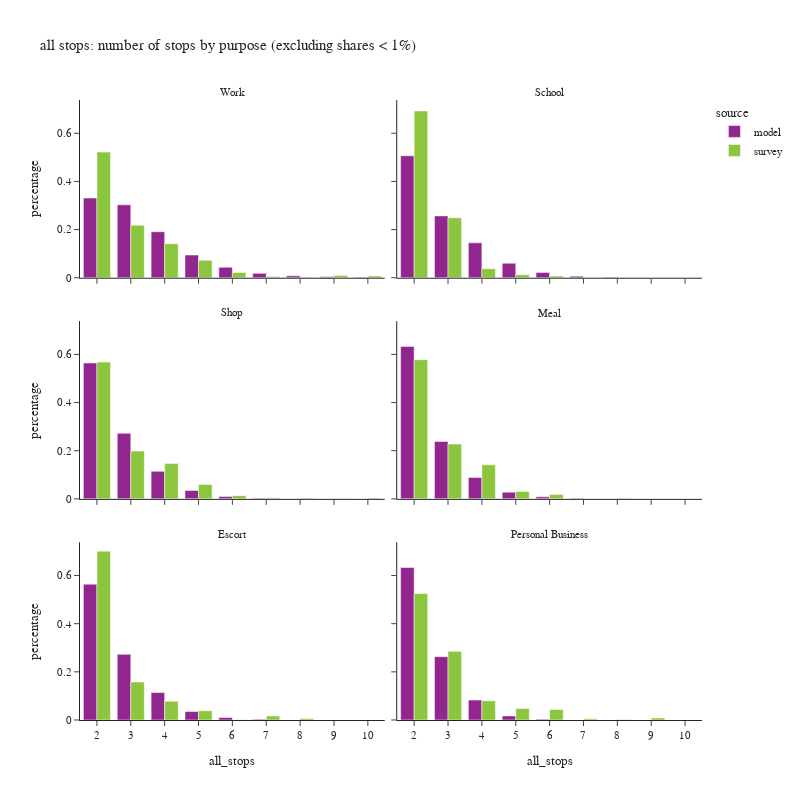

The code cell stored with this chart in its notebook:
### Code cell
df_plot = df_tour.groupby(['all_stops','pdpurp_label','source'])['toexpfac'].sum().reset_index()
df_plot['percentage'] = df_plot.groupby(['pdpurp_label','source'], group_keys=False)['toexpfac']. \
    apply(lambda x: x / float(x.sum()))
df_plot2 = df_plot.loc[(df_plot['percentage'] > 0.001) & (df_plot['all_stops'] <= 10)]

fig = px.bar(df_plot2.sort_values(['source','pdpurp_label']),
             x="all_stops", y="percentage", color="source",barmode="group",
             facet_col='pdpurp_label', facet_col_wrap=2,
             hover_data=['toexpfac'],
             title="all stops: number of stops by purpose (excluding shares < 1%)")
fig.update_layout(height=800, width=800)
fig.for_each_annotation(lambda a: a.update(text = a.text.split("=")[-1]))
fig.for_each_xaxis(lambda a: a.update(dict(dtick = 1, categoryorder='category ascending')))
fig.show()

### Figure 1 — Plotly figure (JSON) as saved in the notebook; plotly's stock layout.template omitted (floating-point values rounded to 4 significant figures)
{"data": [{"alignmentgroup": "True", "customdata": [[532600.0], [486800.0], [307300.0], [151600.0], [69750.0], [29220.0], [12490.0], [6259.0], [3735.0]], "hovertemplate": "source=model<br>pdpurp_label=Work<br>all_stops=%{x}<br>percentage=%{y}<br>toexpfac=%{customdata[0]}<extra></extra>", "legendgroup": "model", "marker": {"color": "#91268F", "pattern": {"shape": ""}}, "name": "model", "offsetgroup": "model", "orientation": "v", "showlegend": true, "textposition": "auto", "type": "bar", "x": [2, 3, 4, 5, 6, 7, 8, 9, 10], "xaxis": "x5", "y": [0.3312, 0.3027, 0.1911, 0.09426, 0.04337, 0.01817, 0.007766, 0.003892, 0.002323], "yaxis": "y5"}, {"alignmentgroup": "True", "customdata": [[306200.0], [155200.0], [87560.0], [36340.0], [12960.0], [3996.0], [1088.0]], "hovertemplate": "source=model<br>pdpurp_label=School<br>all_stops=%{x}<br>percentage=%{y}<br>toexpfac=%{customdata[0]}<extra></extra>", "legendgroup": "model", "marker": {"color": "#91268F", "pattern": {"shape": ""}}, "name": "model", "offsetgroup": "model", "orientation": "v", "showlegend": false, "textposition": "auto", "type": "bar", "x": [2, 3, 4, 5, 6, 7, 8], "xaxis": "x6", "y": [0.5067, 0.2569, 0.1449, 0.06014, 0.02145, 0.006613, 0.0018], "yaxis": "y6"}, {"alignmentgroup": "True", "customdata": [[412700.0], [199100.0], [83670.0], [25720.0], [7397.0], [1901.0]], "hovertemplate": "source=model<br>pdpurp_label=Shop<br>all_stops=%{x}<br>percentage=%{y}<br>toexpfac=%{customdata[0]}<extra></extra>", "legendgroup": "model", "marker": {"color": "#91268F", "pattern": {"shape": ""}}, "name": "model", "offsetgroup": "model", "orientation": "v", "showlegend": false, "textposition": "auto", "type": "bar", "x": [2, 3, 4, 5, 6, 7], "xaxis": "x3", "y": [0.5644, 0.2724, 0.1144, 0.03517, 0.01012, 0.0026], "yaxis": "y3"}, {"alignmentgroup": "True", "customdata": [[242700.0], [91370.0], [34040.0], [10720.0], [3252.0], [848.0]], "hovertemplate": "source=model<br>pdpurp_label=Meal<br>all_stops=%{x}<br>percentage=%{y}<br>toexpfac=%{customdata[0]}<extra></extra>", "legendgroup": "model", "marker": {"color": "#91268F", "pattern": {"shape": ""}}, "name": "model", "offsetgroup": "model", "orientation": "v", "showlegend": false, "textposition": "auto", "type": "bar", "x": [2, 3, 4, 5, 6, 7], "xaxis": "x4", "y": [0.6333, 0.2384, 0.08881, 0.02796, 0.008485, 0.002213], "yaxis": "y4"}, {"alignmentgroup": "True", "customdata": [[354200.0], [171200.0], [71510.0], [22090.0], [6527.0], [1778.0]], "hovertemplate": "source=model<br>pdpurp_label=Escort<br>all_stops=%{x}<br>percentage=%{y}<br>toexpfac=%{customdata[0]}<extra></extra>", "legendgroup": "model", "marker": {"color": "#91268F", "pattern": {"shape": ""}}, "name": "model", "offsetgroup": "model", "orientation": "v", "showlegend": false, "textposition": "auto", "type": "bar", "x": [2, 3, 4, 5, 6, 7], "xaxis": "x", "y": [0.564, 0.2726, 0.1139, 0.03517, 0.01039, 0.002831], "yaxis": "y"}, {"alignmentgroup": "True", "customdata": [[250600.0], [104100.0], [32670.0], [6719.0], [1296.0]], "hovertemplate": "source=model<br>pdpurp_label=Personal Business<br>all_stops=%{x}<br>percentage=%{y}<br>toexpfac=%{customdata[0]}<extra></extra>", "legendgroup": "model", "marker": {"color": "#91268F", "pattern": {"shape": ""}}, "name": "model", "offsetgroup": "model", "orientation": "v", "showlegend": false, "textposition": "auto", "type": "bar", "x": [2, 3, 4, 5, 6], "xaxis": "x2", "y": [0.6333, 0.2632, 0.08257, 0.01698, 0.003276], "yaxis": "y2"}, {"alignmentgroup": "True", "customdata": [[724900.0], [303000.0], [195900.0], [100700.0], [30080.0], [7292.0], [2342.0], [12180.0], [10310.0]], "hovertemplate": "source=survey<br>pdpurp_label=Work<br>all_stops=%{x}<br>percentage=%{y}<br>toexpfac=%{customdata[0]}<extra></extra>", "legendgroup": "survey", "marker": {"color": "#8CC63E", "pattern": {"shape": ""}}, "name": "survey", "offsetgroup": "survey", "orientation": "v", "showlegend": true, "textposition": "auto", "type": "bar", "x": [2, 3, 4, 5, 6, 7, 8, 9, 10], "xaxis": "x5", "y": [0.5218, 0.2181, 0.141, 0.07246, 0.02166, 0.005249, 0.001686, 0.008768, 0.007419], "yaxis": "y5"}, {"alignmentgroup": "True", "customdata": [[338900.0], [121900.0], [18370.0], [6294.0], [3328.0]], "hovertemplate": "source=survey<br>pdpurp_label=School<br>all_stops=%{x}<br>percentage=%{y}<br>toexpfac=%{customdata[0]}<extra></extra>", "legendgroup": "survey", "marker": {"color": "#8CC63E", "pattern": {"shape": ""}}, "name": "survey", "offsetgroup": "survey", "orientation": "v", "showlegend": false, "textposition": "auto", "type": "bar", "x": [2, 3, 4, 5, 6], "xaxis": "x6", "y": [0.6929, 0.2492, 0.03755, 0.01287, 0.006804], "yaxis": "y6"}, {"alignmentgroup": "True", "customdata": [[370800.0], [129600.0], [95580.0], [39010.0], [8743.0], [3197.0], [2329.0], [1082.0], [2491.0]], "hovertemplate": "source=survey<br>pdpurp_label=Shop<br>all_stops=%{x}<br>percentage=%{y}<br>toexpfac=%{customdata[0]}<extra></extra>", "legendgroup": "survey", "marker": {"color": "#8CC63E", "pattern": {"shape": ""}}, "name": "survey", "offsetgroup": "survey", "orientation": "v", "showlegend": false, "textposition": "auto", "type": "bar", "x": [2, 3, 4, 5, 6, 7, 8, 9, 10], "xaxis": "x3", "y": [0.568, 0.1985, 0.1464, 0.05975, 0.01339, 0.004897, 0.003567, 0.001658, 0.003815], "yaxis": "y3"}, {"alignmentgroup": "True", "customdata": [[203000.0], [79910.0], [49640.0], [10720.0], [6456.0], [1011.0]], "hovertemplate": "source=survey<br>pdpurp_label=Meal<br>all_stops=%{x}<br>percentage=%{y}<br>toexpfac=%{customdata[0]}<extra></extra>", "legendgroup": "survey", "marker": {"color": "#8CC63E", "pattern": {"shape": ""}}, "name": "survey", "offsetgroup": "survey", "orientation": "v", "showlegend": false, "textposition": "auto", "type": "bar", "x": [2, 3, 4, 5, 6, 8], "xaxis": "x4", "y": [0.5782, 0.2276, 0.1414, 0.03054, 0.01839, 0.002878], "yaxis": "y4"}, {"alignmentgroup": "True", "customdata": [[382200.0], [85910.0], [42370.0], [20990.0], [720.2], [9197.0], [3358.0]], "hovertemplate": "source=survey<br>pdpurp_label=Escort<br>all_stops=%{x}<br>percentage=%{y}<br>toexpfac=%{customdata[0]}<extra></extra>", "legendgroup": "survey", "marker": {"color": "#8CC63E", "pattern": {"shape": ""}}, "name": "survey", "offsetgroup": "survey", "orientation": "v", "showlegend": false, "textposition": "auto", "type": "bar", "x": [2, 3, 4, 5, 6, 7, 8], "xaxis": "x", "y": [0.7013, 0.1577, 0.07775, 0.03852, 0.001322, 0.01688, 0.006163], "yaxis": "y"}, {"alignmentgroup": "True", "customdata": [[181900.0], [98730.0], [27680.0], [16400.0], [15060.0], [1797.0], [547.6], [3016.0]], "hovertemplate": "source=survey<br>pdpurp_label=Personal Business<br>all_stops=%{x}<br>percentage=%{y}<br>toexpfac=%{customdata[0]}<extra></extra>", "legendgroup": "survey", "marker": {"color": "#8CC63E", "pattern": {"shape": ""}}, "name": "survey", "offsetgroup": "survey", "orientation": "v", "showlegend": false, "textposition": "auto", "type": "bar", "x": [2, 3, 4, 5, 6, 7, 8, 9], "xaxis": "x2", "y": [0.5254, 0.2853, 0.07999, 0.0474, 0.04351, 0.005191, 0.001582, 0.008715], "yaxis": "y2"}], "layout": {"annotations": [{"font": {}, "showarrow": false, "text": "Escort", "x": 0.245, "xanchor": "center", "xref": "paper", "y": 0.2867, "yanchor": "bottom", "yref": "paper"}, {"font": {}, "showarrow": false, "text": "Personal Business", "x": 0.755, "xanchor": "center", "xref": "paper", "y": 0.2867, "yanchor": "bottom", "yref": "paper"}, {"font": {}, "showarrow": false, "text": "Shop", "x": 0.245, "xanchor": "center", "xref": "paper", "y": 0.6433, "yanchor": "bottom", "yref": "paper"}, {"font": {}, "showarrow": false, "text": "Meal", "x": 0.755, "xanchor": "center", "xref": "paper", "y": 0.6433, "yanchor": "bottom", "yref": "paper"}, {"font": {}, "showarrow": false, "text": "Work", "x": 0.245, "xanchor": "center", "xref": "paper", "y": 1.0, "yanchor": "bottom", "yref": "paper"}, {"font": {}, "showarrow": false, "text": "School", "x": 0.755, "xanchor": "center", "xref": "paper", "y": 1.0, "yanchor": "bottom", "yref": "paper"}], "barmode": "group", "height": 800, "legend": {"title": {"text": "source"}, "tracegroupgap": 0}, "title": {"text": "all stops: number of stops by purpose (excluding shares < 1%)"}, "width": 800, "xaxis": {"anchor": "y", "categoryorder": "category ascending", "domain": [0.0, 0.49], "dtick": 1, "title": {"text": "all_stops"}}, "xaxis2": {"anchor": "y2", "categoryorder": "category ascending", "domain": [0.51, 1.0], "dtick": 1, "matches": "x", "title": {"text": "all_stops"}}, "xaxis3": {"anchor": "y3", "categoryorder": "category ascending", "domain": [0.0, 0.49], "dtick": 1, "matches": "x", "showticklabels": false}, "xaxis4": {"anchor": "y4", "categoryorder": "category ascending", "domain": [0.51, 1.0], "dtick": 1, "matches": "x", "showticklabels": false}, "xaxis5": {"anchor": "y5", "categoryorder": "category ascending", "domain": [0.0, 0.49], "dtick": 1, "matches": "x", "showticklabels": false}, "xaxis6": {"anchor": "y6", "categoryorder": "category ascending", "domain": [0.51, 1.0], "dtick": 1, "matches": "x", "showticklabels": false}, "yaxis": {"anchor": "x", "domain": [0.0, 0.2867], "title": {"text": "percentage"}}, "yaxis2": {"anchor": "x2", "domain": [0.0, 0.2867], "matches": "y", "showticklabels": false}, "yaxis3": {"anchor": "x3", "domain": [0.3567, 0.6433], "matches": "y", "title": {"text": "percentage"}}, "yaxis4": {"anchor": "x4", "domain": [0.3567, 0.6433], "matches": "y", "showticklabels": false}, "yaxis5": {"anchor": "x5", "domain": [0.7133, 1.0], "matches": "y", "title": {"text": "percentage"}}, "yaxis6": {"anchor": "x6", "domain": [0.7133, 1.0], "matches": "y", "showticklabels": false}}}
